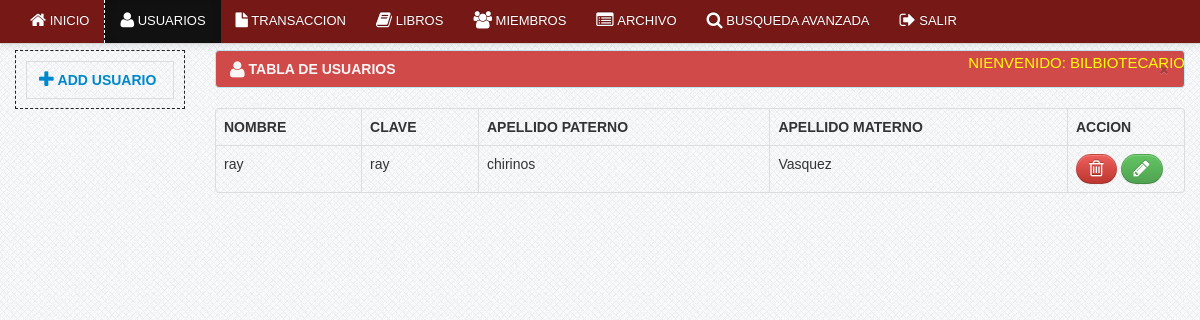
Page /librarian/users.php (signed in) on the committed database.
### tables this page shows
CREATE TABLE IF NOT EXISTS `users` (
  `user_id` int(11) NOT NULL AUTO_INCREMENT,
  `username` varchar(100) NOT NULL,
  `password` varchar(100) NOT NULL,
  `firstname` varchar(100) NOT NULL,
  `lastname` varchar(100) NOT NULL,
  PRIMARY KEY (`user_id`)
);

### librarian/users.php (the view, shortened to what this page needs)
<?php include('header.php'); ?>
<?php include('navbar_user.php'); ?>
    <div class="container">
		<div class="margin-top">
			<div class="row">
			<div class="span2">
										<ul class="nav nav-tabs nav-stacked">
											<li>
											<a href="#add_user" data-toggle="modal" ><i class="icon-plus icon-large"></i>&nbsp;<strong>ADD USUARIO</strong></a>
											</li>
										</ul>
			</div>
			<div class="span10">
                            <table cellpadding="0" cellspacing="0" border="0" class="table  table-bordered" id="example">
                                <div class="alert alert-info">
                                    <button type="button" class="close" data-dismiss="alert">&times;</button>
                                    <strong><i class="icon-user icon-large"></i>&nbsp;TABLA DE USUARIOS</strong>
                                </div>
                                <thead>
                                    <tr>
                                        <th>NOMBRE</th>
                                        <th>CLAVE</th>
                                        <th>APELLIDO PATERNO</th>
                                        <th>APELLIDO MATERNO</th>
                                        <th>ACCION</th>
                                    </tr>
                                </thead>
                                <tbody>
                                  <?php $user_query=mysql_query("select * from users")or die(mysql_error());
									while($row=mysql_fetch_array($user_query)){
									$id=$row['user_id']; ?>
									 <tr class="del<?php echo $id ?>">
                                    <td><?php echo $row['username']; ?></td>
                                    <td><?php echo $row['password']; ?></td>
                                    <td><?php echo $row['firstname']; ?></td>
                                    <td><?php echo $row['lastname']; ?></td>
                                    <td width="100">
                                        <a rel="tooltip"  title="Eliminar" id="<?php echo $id; ?>"  href="#delete_user<?php echo $id; ?>" data-toggle="modal"  class="btn btn-danger"><i class="icon-trash icon-large"></i></a>
										<a rel="tooltip"  title="Editar" id="e<?php echo $id; ?>" href="#edit<?php echo $id; ?>" data-toggle="modal" class="btn btn-success"><i class="icon-pencil icon-large"></i></a>
									</td>
                                    </tr>
									<?php } ?>
                                </tbody>
                            </table>
			</div>
			</div>
		</div>
    </div>
<?php include('footer.php') ?>

### css/docs.css (style rules this page uses)
body { font-family:'TR Century Gothic',Helvetica,Arial,sans-serif !important; }
.btn { border-radius: 25px !important; }
.alert { text-shadow: none; }
.nav-tabs, .nav-pills { border: 1px dashed #222 !important; padding: 10px; }
th { text-transform:uppercase; }
.nav li a { text-transform:uppercase; }
.margin-top { margin-top:50px; }
body { background: url(../img/grid_noise.png); position: relative; }

### css/print.css (style rules this page uses)
th { text-align:left; }
td { text-align:left; border-top:1px solid; padding:2px; }
.btn { display:none; }
.alert { display:none; }
body { font-family:arial; font-size:13px; }
.nav { display:none; }

### rows in the picture
users: username "ray", password "ray", firstname "chirinos", lastname "Vasquez"
